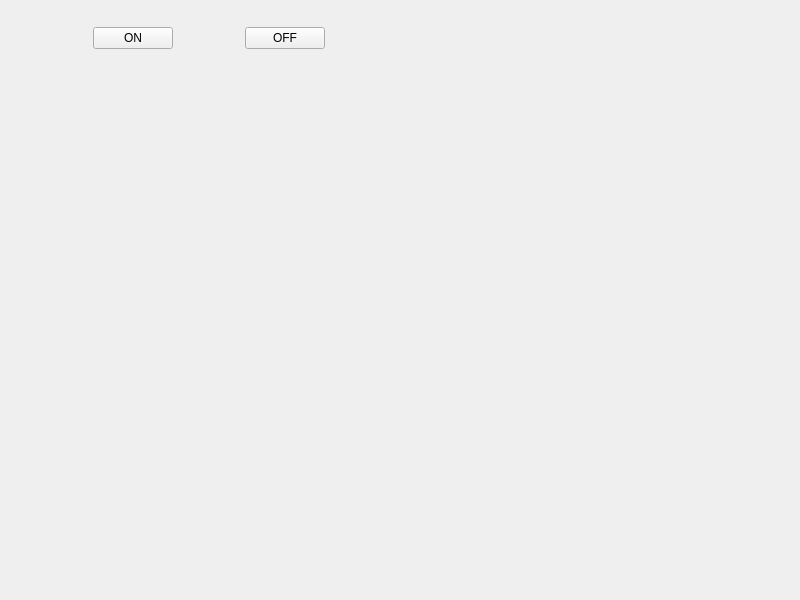
<?xml version="1.0" encoding="UTF-8"?>
<ui version="4.0">
 <class>MainWindow</class>
 <widget class="QMainWindow" name="MainWindow">
  <property name="geometry">
   <rect>
    <x>0</x>
    <y>0</y>
    <width>800</width>
    <height>600</height>
   </rect>
  </property>
  <property name="windowTitle">
   <string>MainWindow</string>
  </property>
  <widget class="QWidget" name="centralwidget">
   <layout class="QHBoxLayout" name="horizontalLayout">
    <item>
     <widget class="QWidget" name="widgetGauche" native="true">
      <property name="maximumSize">
       <size>
        <width>400</width>
        <height>16777215</height>
       </size>
      </property>
      <layout class="QVBoxLayout" name="verticalLayout">
       <item>
        <widget class="QWidget" name="widgetBP" native="true">
         <property name="maximumSize">
          <size>
           <width>16777215</width>
           <height>100</height>
          </size>
         </property>
         <layout class="QHBoxLayout" name="horizontalLayout_2">
          <item>
           <spacer name="horizontalSpacer">
            <property name="orientation">
             <enum>Qt::Horizontal</enum>
            </property>
            <property name="sizeHint" stdset="0">
             <size>
              <width>57</width>
              <height>20</height>
             </size>
            </property>
           </spacer>
          </item>
          <item>
           <widget class="QPushButton" name="bpOn">
            <property name="text">
             <string>ON</string>
            </property>
           </widget>
          </item>
          <item>
           <spacer name="horizontalSpacer_2">
            <property name="orientation">
             <enum>Qt::Horizontal</enum>
            </property>
            <property name="sizeHint" stdset="0">
             <size>
              <width>57</width>
              <height>20</height>
             </size>
            </property>
           </spacer>
          </item>
          <item>
           <widget class="QPushButton" name="bpOff">
            <property name="text">
             <string>OFF</string>
            </property>
           </widget>
          </item>
          <item>
           <spacer name="horizontalSpacer_3">
            <property name="orientation">
             <enum>Qt::Horizontal</enum>
            </property>
            <property name="sizeHint" stdset="0">
             <size>
              <width>57</width>
              <height>20</height>
             </size>
            </property>
           </spacer>
          </item>
         </layout>
        </widget>
       </item>
       <item>
        <spacer name="verticalSpacer">
         <property name="orientation">
          <enum>Qt::Vertical</enum>
         </property>
         <property name="sizeHint" stdset="0">
          <size>
           <width>20</width>
           <height>40</height>
          </size>
         </property>
        </spacer>
       </item>
       <item>
        <widget class="QWidget" name="widgetLidar" native="true">
         <property name="minimumSize">
          <size>
           <width>250</width>
           <height>300</height>
          </size>
         </property>
         <property name="maximumSize">
          <size>
           <width>16777215</width>
           <height>300</height>
          </size>
         </property>
        </widget>
       </item>
      </layout>
     </widget>
    </item>
    <item>
     <widget class="QWidget" name="widgetDroite" native="true">
      <layout class="QVBoxLayout" name="verticalLayout_2">
       <item>
        <widget class="QWidget" name="widgetVoiture" native="true"/>
       </item>
       <item>
        <widget class="QWidget" name="widgetBatterie" native="true">
         <property name="maximumSize">
          <size>
           <width>16777215</width>
           <height>200</height>
          </size>
         </property>
        </widget>
       </item>
      </layout>
     </widget>
    </item>
   </layout>
  </widget>
 </widget>
 <resources/>
 <connections/>
</ui>
